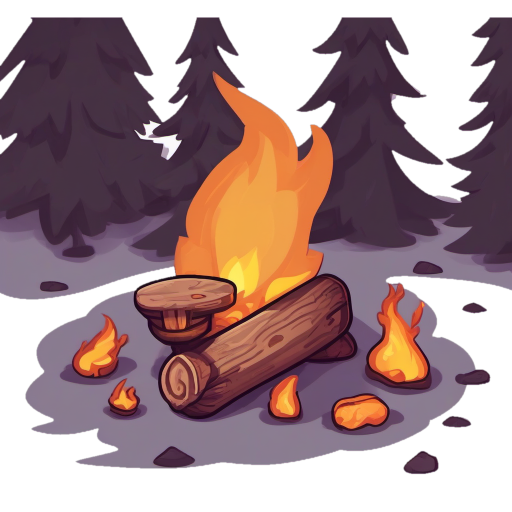
#> input picture GeneratedAssets/processed/buildings/campfire-core_1024.png, 1024 x 1024 px (shown at 1/2 size)
$ python -i generate_assets.py   (imports and definitions only)
#> lines starting #> are read from the running program, lines starting #| are printed output that depends on the picture; after the words box and inside, x2 and y2 are one past the last pixel; in counts of white or black regions, pixels touching at a corner belong together
#> further down, picture is the input picture: PIL image 1024x1024 RGBA; mean R, G, B, A 81, 55.3, 57.2, 171.8
"""
generate_assets.py - Orchestrates the Emberbound Isekai ComfyUI asset batch.

Pipeline:
  1. Probe the ComfyUI server and confirm the SDXL checkpoint is visible.
  2. Iterate prompts.json (optionally filtered by --category/--ids).
  3. For each asset: submit the txt2img workflow, wait for completion,
     save the raw PNG to GeneratedAssets/staging/<category>/<id>.png.
     On failure, retry once with `simplified_prompt`. On second failure,
     fall back to procedural_fallback.py and mark the asset accordingly.
  4. Post-process (Pillow) every staged image (real or fallback) into
     GeneratedAssets/processed/<category>/ per category rules:
       - alpha_key categories: magenta flood-fill-from-corners keying,
         crop-to-content, center on a square canvas, resize to each
         target size.
       - environment: simple mirror-blend seam softening, resize.
       - keyart: resize/stretch to the final marketing dimensions.
  5. Write/update asset_manifest.json and print a summary table.
  6. Regenerate the root ASSET_MANIFEST.md table from the manifest.

This script ONLY talks to the ComfyUI HTTP/WS API and the local
filesystem. It never imports `unreal` and never launches any Unreal
process. Safe to re-run; existing staged PNGs are reused unless
--force is passed (so a partial/interrupted run can resume cheaply,
and README-documented "re-run one category" workflows are fast).
"""

from __future__ import annotations

import argparse
import json
import os
import sys
import time
import traceback
from datetime import datetime, timezone

from PIL import Image, ImageChops, ImageDraw, ImageFilter
import numpy as np

try:
    from scipy import ndimage as _ndimage
    HAVE_SCIPY = True
except ImportError:
    HAVE_SCIPY = False

sys.path.insert(0, os.path.dirname(os.path.abspath(__file__)))
import comfy_client  # noqa: E402
import procedural_fallback  # noqa: E402

REPO_ROOT = os.path.abspath(os.path.join(os.path.dirname(__file__), "..", ".."))
ASSET_GEN_DIR = os.path.dirname(os.path.abspath(__file__))
PROMPTS_PATH = os.path.join(ASSET_GEN_DIR, "prompts.json")
WORKFLOW_TEMPLATE_PATH = os.path.join(REPO_ROOT, "Tools", "ComfyWorkflows", "sdxl_txt2img_api.json")
STAGING_ROOT = os.path.join(REPO_ROOT, "GeneratedAssets", "staging")
PROCESSED_ROOT = os.path.join(REPO_ROOT, "GeneratedAssets", "processed")
MANIFEST_JSON_PATH = os.path.join(ASSET_GEN_DIR, "asset_manifest.json")
MANIFEST_MD_PATH = os.path.join(REPO_ROOT, "ASSET_MANIFEST.md")

MAGENTA = np.array([255, 0, 255])
MAGENTA_HUE_PIL = 212  # pure magenta hue in PIL's 0-255 HSV hue scale (== 300 deg / 360 * 255)
MAGENTA_HUE_TOLERANCE_PIL = 34  # +/- ~48 degrees; SDXL renders "magenta" background with a
# shadow/highlight gradient that skews it toward pink/plum (observed hue ~325-340 in testing,
# i.e. drifted ~15-40deg from pure 300deg magenta) rather than a flat (255,0,255), so keying
# on raw RGB distance to pure magenta misses most of the background. Hue is far more stable
# across that lighting gradient than RGB distance, so we key on hue + saturation/value floors.
MAGENTA_SAT_MIN = 40   # 0-255 PIL saturation floor (reject near-gray pixels)
MAGENTA_VAL_MIN = 10   # 0-255 PIL value floor (reject near-black pixels, hue undefined there)
GEN_TIMEOUT_SEC = 90.0

CATEGORY_PATH_MAP = {
    "characters": "Characters",
    "buildings": "Buildings",
    "environment": "Environment",
    "ui-icons": "UIIcons",
    "upgrade-icons": "UpgradeIcons",
    "vfx": "VFX",
    "keyart": "KeyArt",
}

CATEGORY_USAGE_NOTE = {
    "characters": "Character billboard sprite / portrait source texture",
    "buildings": "Camp building sprite/icon source texture",
    "environment": "Tileable-ish ground/wall/decal texture",
    "ui-icons": "HUD resource/stat icon",
    "upgrade-icons": "Upgrade card icon",
    "vfx": "VFX sprite (projectile/impact/pickup) source texture",
    "keyart": "Title screen / marketing key art",
}


def log(msg: str) -> None:
    ts = datetime.now().strftime("%H:%M:%S")
    print(f"[{ts}] {msg}", flush=True)


def to_pascal(id_kebab: str) -> str:
    return "".join(part.capitalize() for part in id_kebab.split("-"))


def ue_path_for(asset_id: str, category: str) -> str:
    return f"/Game/Emberbound/Generated/{CATEGORY_PATH_MAP[category]}/T_{to_pascal(asset_id)}"


def relpath(p: str) -> str:
    return os.path.relpath(p, REPO_ROOT).replace("\\", "/")


# ----------------------------------------------------------------------
# Post-processing
# ----------------------------------------------------------------------

def _border_connected_mask(candidate: np.ndarray) -> np.ndarray:
    """
    Given a boolean 2D candidate mask, return the subset that is
    8-connected to the image border (i.e. actually reaches an edge, not
    an isolated island of matching pixels fully enclosed by the subject).
    Shared by every keying strategy below so "only remove background that
    touches the frame edge" stays a single implementation.
    """
    if HAVE_SCIPY:
        structure = np.ones((3, 3), dtype=int)
        labeled, _num = _ndimage.label(candidate, structure=structure)
        border_labels = set(labeled[0, :]) | set(labeled[-1, :]) | set(labeled[:, 0]) | set(labeled[:, -1])
        border_labels.discard(0)
        return np.isin(labeled, list(border_labels)) if border_labels else np.zeros_like(candidate)

    # Fallback: simple BFS flood fill from the four corners.
    h, w = candidate.shape
    visited = np.zeros_like(candidate)
    stack = [(0, 0), (0, w - 1), (h - 1, 0), (h - 1, w - 1)]
    seen = set(stack)
    while stack:
        y, x = stack.pop()
        if not candidate[y, x] or visited[y, x]:
            continue
        visited[y, x] = True
        for ny, nx in ((y + 1, x), (y - 1, x), (y, x + 1), (y, x - 1)):
            if 0 <= ny < h and 0 <= nx < w and (ny, nx) not in seen and candidate[ny, nx] and not visited[ny, nx]:
                seen.add((ny, nx))
                stack.append((ny, nx))
    return visited


def _magenta_candidate_mask(rgb: Image.Image) -> np.ndarray:
    """Boolean mask of pixels whose HUE is near-magenta (see module docstring
    on alpha_key_magenta for why hue, not RGB distance)."""
    hsv = rgb.convert("HSV")
#> hsv: PIL image 1024x1024 HSV; mean H, S, V 116.7, 67.5, 82.1
    h_arr, s_arr, v_arr = (np.asarray(band).astype(np.int16) for band in hsv.split())
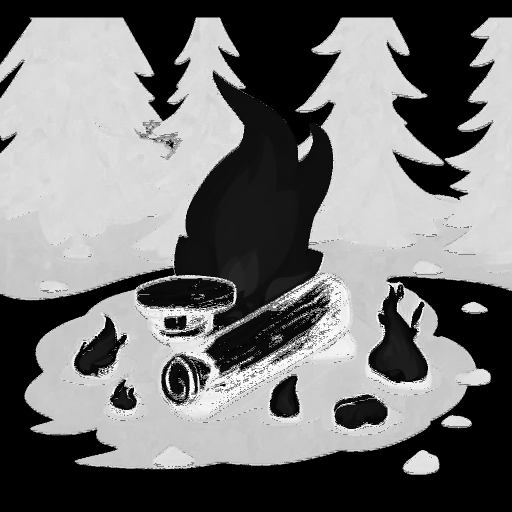
#> h_arr: shape (1024, 1024) int16 (shown at 1/2 size); min 0, max 254, mean 116.7
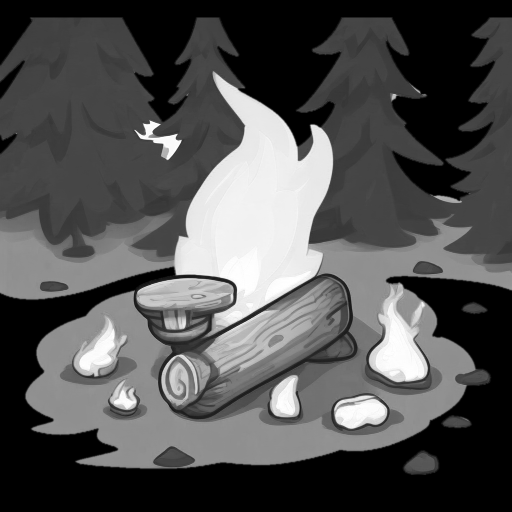
#> v_arr: shape (1024, 1024) int16 (shown at 1/2 size); min 0, max 255, mean 82.1
    hue_diff = np.abs(h_arr - MAGENTA_HUE_PIL)
    hue_diff = np.minimum(hue_diff, 255 - hue_diff)  # circular distance
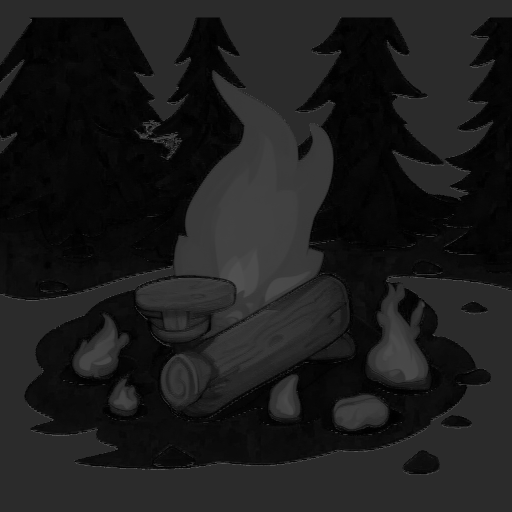
#> hue_diff: shape (1024, 1024) int16 (shown at 1/2 size); min 0, max 127, mean 27.8
    return (hue_diff <= MAGENTA_HUE_TOLERANCE_PIL) & (s_arr >= MAGENTA_SAT_MIN) & (v_arr >= MAGENTA_VAL_MIN)
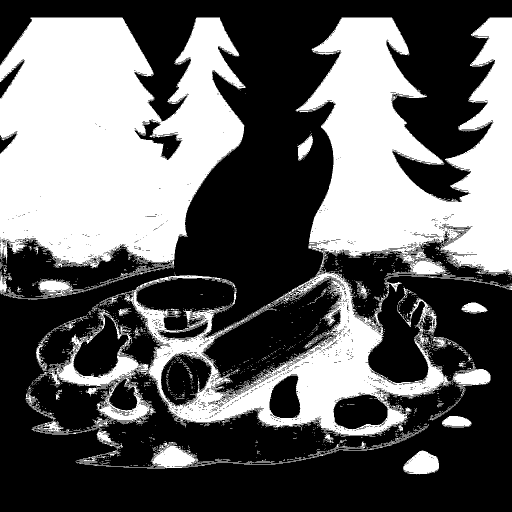
#> returned value: shape (1024, 1024) bool (shown at 1/2 size); 39.2% white; 2795 white regions (2637 under 20 px), largest, box (x1, y1, x2, y2) and area: (81, 35, 1024, 872) 201246, (0, 35, 491, 537) 180737, (301, 884, 396, 937) 2854


FLAT_BG_COLOR_TOLERANCE = 34   # euclidean RGB distance tolerance for corner flood-fill keying
FLAT_BG_CORNER_STD_MAX = 42    # corners must be this uniform to be trusted as a flat backdrop
FLAT_BG_CORNER_FRAC = 0.05     # corner sample size (fraction of min(width,height)) for the reference color
FLAT_BG_EDGE_SAMPLES = 5       # reference blocks per border edge (corners + evenly spaced midblocks)


# [52 lines left out: function _flat_background_candidate_mask, not called in this run]


def alpha_key_magenta(img: Image.Image) -> Image.Image:
    """
    Flood-fill-from-corners magenta background removal.

    Keys on HUE (not raw RGB distance to pure (255,0,255)) because
    SDXL renders the "plain flat magenta background" instruction with
    a soft shadow/highlight gradient rather than a flat color -- the
    hue stays close to magenta across that gradient even though
    saturation/value swing widely, so hue+floors is far more reliable
    than a euclidean RGB threshold.

    Any near-magenta-hue pixel that is connected (8-connectivity) to
    the image border becomes transparent; near-magenta-hue pixels
    fully enclosed by the subject (e.g. a purple/soul-ash detail in
    the artwork) are left opaque since they don't touch the border.

    Kept standalone (in addition to alpha_key_smart below) for direct
    reuse/testing; production post-processing calls alpha_key_smart.
    """
    rgb = img.convert("RGB")
    candidate = _magenta_candidate_mask(rgb)
    bg_mask = _border_connected_mask(candidate)
#> in _border_connected_mask, `labeled, _num = _ndimage.label(candidate, structure=structure)`:
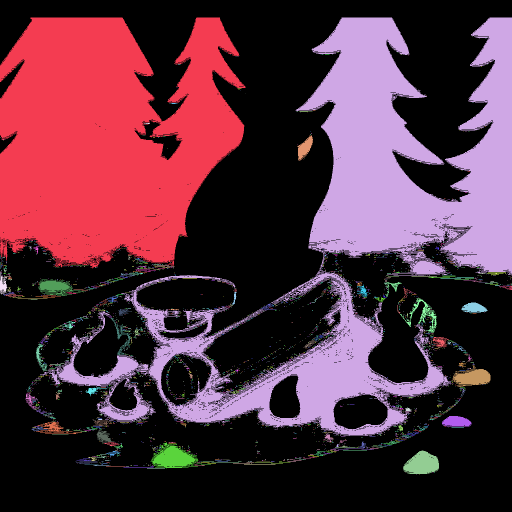
#> labeled: shape (1024, 1024) int32 (shown at 1/2 size); 2796 distinct labels, from 0 to 2795; one colour per label, 0 black
#> in _border_connected_mask, `border_labels = set(labeled[0, :]) | set(labeled[-1, :]) | set(labeled..`: border_labels = 10 items
#> in _border_connected_mask, `return np.isin(labeled, list(border_labels)) if border_labels else np...`: returned value: shape (1024, 1024) bool; 36.5% white; 9 white regions (5 under 20 px), largest, box (x1, y1, x2, y2) and area: (81, 35, 1024, 872) 201246, (0, 35, 491, 537) 180737, (0, 543, 15, 588) 342, (1005, 571, 1024, 580) 58

    alpha = np.where(bg_mask, 0, 255).astype(np.uint8)
    alpha_img = Image.fromarray(alpha, mode="L").filter(ImageFilter.GaussianBlur(radius=1.0))
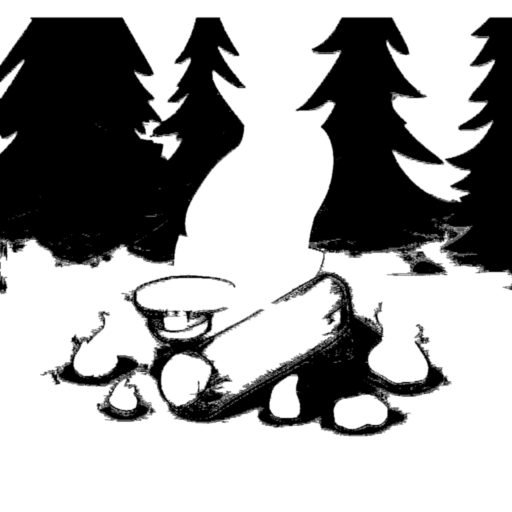
#> alpha_img: PIL image 1024x1024 L (shown at 1/2 size); min 0, max 255, mean 162
    rgba = rgb.convert("RGBA")
    rgba.putalpha(alpha_img)
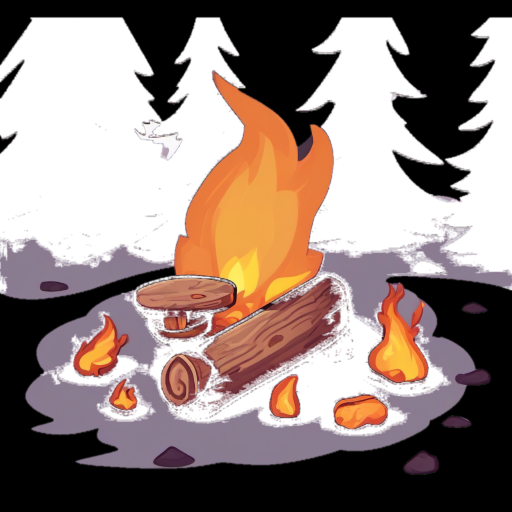
#> rgba: PIL image 1024x1024 RGBA (shown at 1/2 size); mean R, G, B, A 81, 55.3, 57.2, 162; transparent parts drawn white
    return rgba


# [259 lines left out: functions alpha_key_smart, crop_to_content, make_tileable_ish, save_variants, post_process, generate_one and 1 more, not called in this run]


def write_manifest_json(manifest: dict) -> None:
    with open(MANIFEST_JSON_PATH, "w", encoding="utf-8") as f:
        json.dump(manifest, f, indent=2, ensure_ascii=False)


# [134 lines left out: functions write_manifest_md, main, not called in this run]


# [2 lines not run here, left out]

>>> from PIL import Image
>>> picture = Image.open('../../GeneratedAssets/processed/buildings/campfire-core_1024.png')
>>> result = alpha_key_magenta(picture)

$ run again, on GeneratedAssets/processed/environment/camp-dirt_1024.png
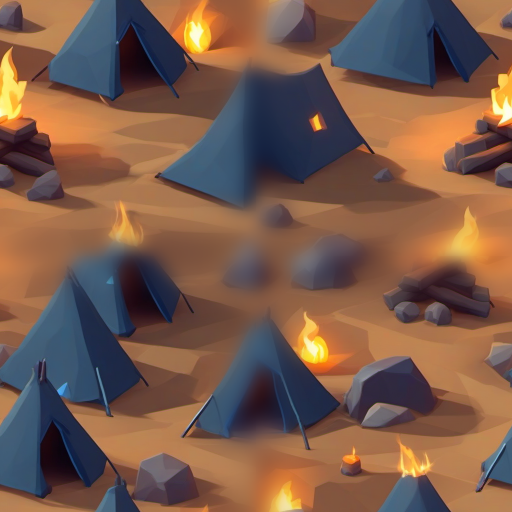
#> input picture GeneratedAssets/processed/environment/camp-dirt_1024.png, 1024 x 1024 px (shown at 1/2 size)
#> picture is the input picture: PIL image 1024x1024 RGB; mean R, G, B 121.3, 90.4, 75
#> hsv: PIL image 1024x1024 HSV; mean H, S, V 73.7, 126.9, 132
#> in _border_connected_mask, `labeled, _num = _ndimage.label(candidate, structure=structure)`:
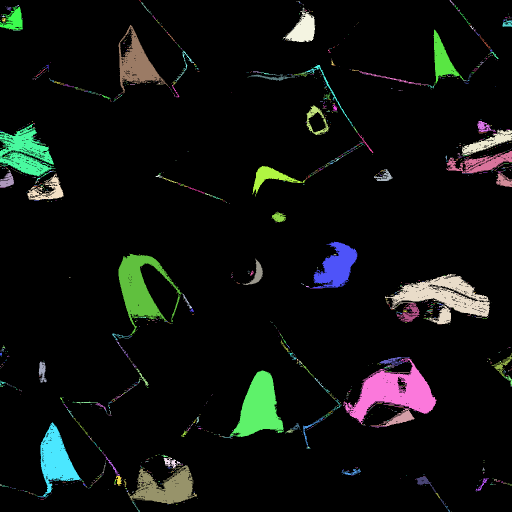
#> labeled: shape (1024, 1024) int32 (shown at 1/2 size); 1367 distinct labels, from 0 to 1366; one colour per label, 0 black
#> border_labels = 37 items
#> in alpha_key_magenta, `alpha = np.where(bg_mask, 0, 255).astype(np.uint8)`:
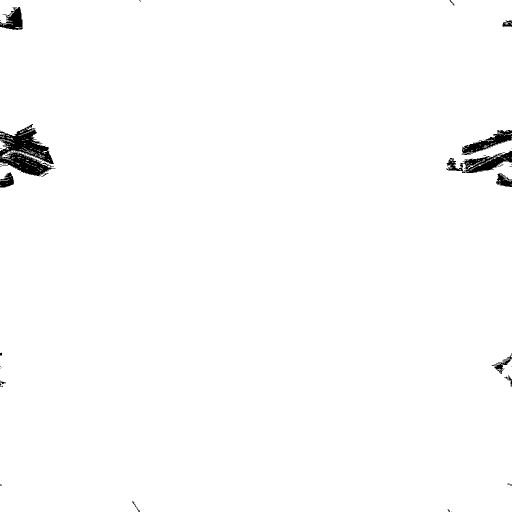
#> alpha: shape (1024, 1024) (shown at 1/2 size); 98.7% white; 36 black regions (23 under 20 px), largest, box (x1, y1, x2, y2) and area: (0, 248, 111, 353) 5958, (893, 301, 1024, 346) 2464, (923, 260, 1024, 310) 1823
